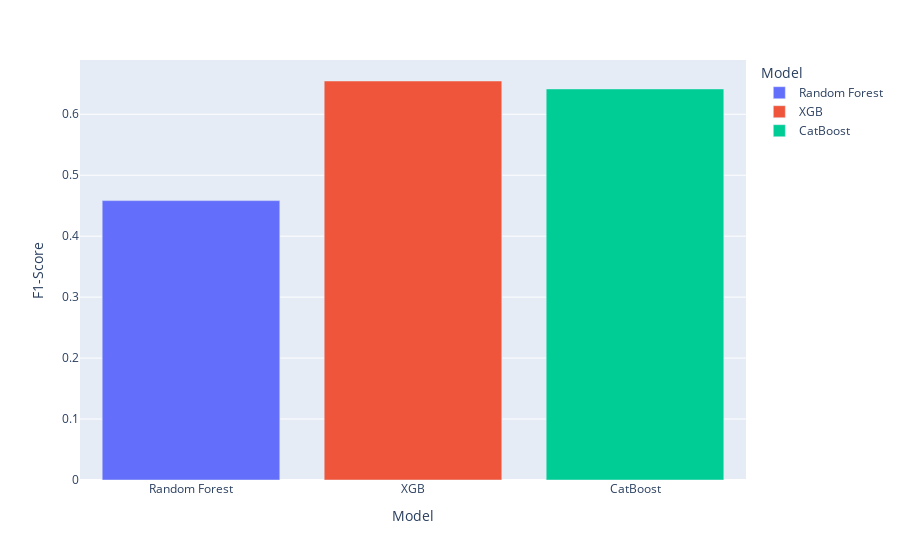

Notebook code cell kept with this figure:
### Code cell
px.bar(df_phase_2,x='Model',y='F1-Score',color='Model')

### Figure 1 — Plotly figure (JSON) as saved in the notebook; plotly's stock layout.template omitted (floating-point values rounded to 4 significant figures)
{"data": [{"alignmentgroup": "True", "hovertemplate": "Model=%{x}<br>F1-Score=%{y}<extra></extra>", "legendgroup": "Random Forest", "marker": {"color": "#636efa", "pattern": {"shape": ""}}, "name": "Random Forest", "offsetgroup": "Random Forest", "orientation": "v", "showlegend": true, "textposition": "auto", "type": "bar", "x": ["Random Forest"], "xaxis": "x", "y": [0.4583], "yaxis": "y"}, {"alignmentgroup": "True", "hovertemplate": "Model=%{x}<br>F1-Score=%{y}<extra></extra>", "legendgroup": "XGB", "marker": {"color": "#EF553B", "pattern": {"shape": ""}}, "name": "XGB", "offsetgroup": "XGB", "orientation": "v", "showlegend": true, "textposition": "auto", "type": "bar", "x": ["XGB"], "xaxis": "x", "y": [0.6545], "yaxis": "y"}, {"alignmentgroup": "True", "hovertemplate": "Model=%{x}<br>F1-Score=%{y}<extra></extra>", "legendgroup": "CatBoost", "marker": {"color": "#00cc96", "pattern": {"shape": ""}}, "name": "CatBoost", "offsetgroup": "CatBoost", "orientation": "v", "showlegend": true, "textposition": "auto", "type": "bar", "x": ["CatBoost"], "xaxis": "x", "y": [0.6415], "yaxis": "y"}], "layout": {"barmode": "relative", "legend": {"title": {"text": "Model"}, "tracegroupgap": 0}, "margin": {"t": 60}, "xaxis": {"anchor": "y", "categoryarray": ["Random Forest", "XGB", "CatBoost"], "categoryorder": "array", "domain": [0, 1], "title": {"text": "Model"}}, "yaxis": {"anchor": "x", "domain": [0, 1], "title": {"text": "F1-Score"}}}}
